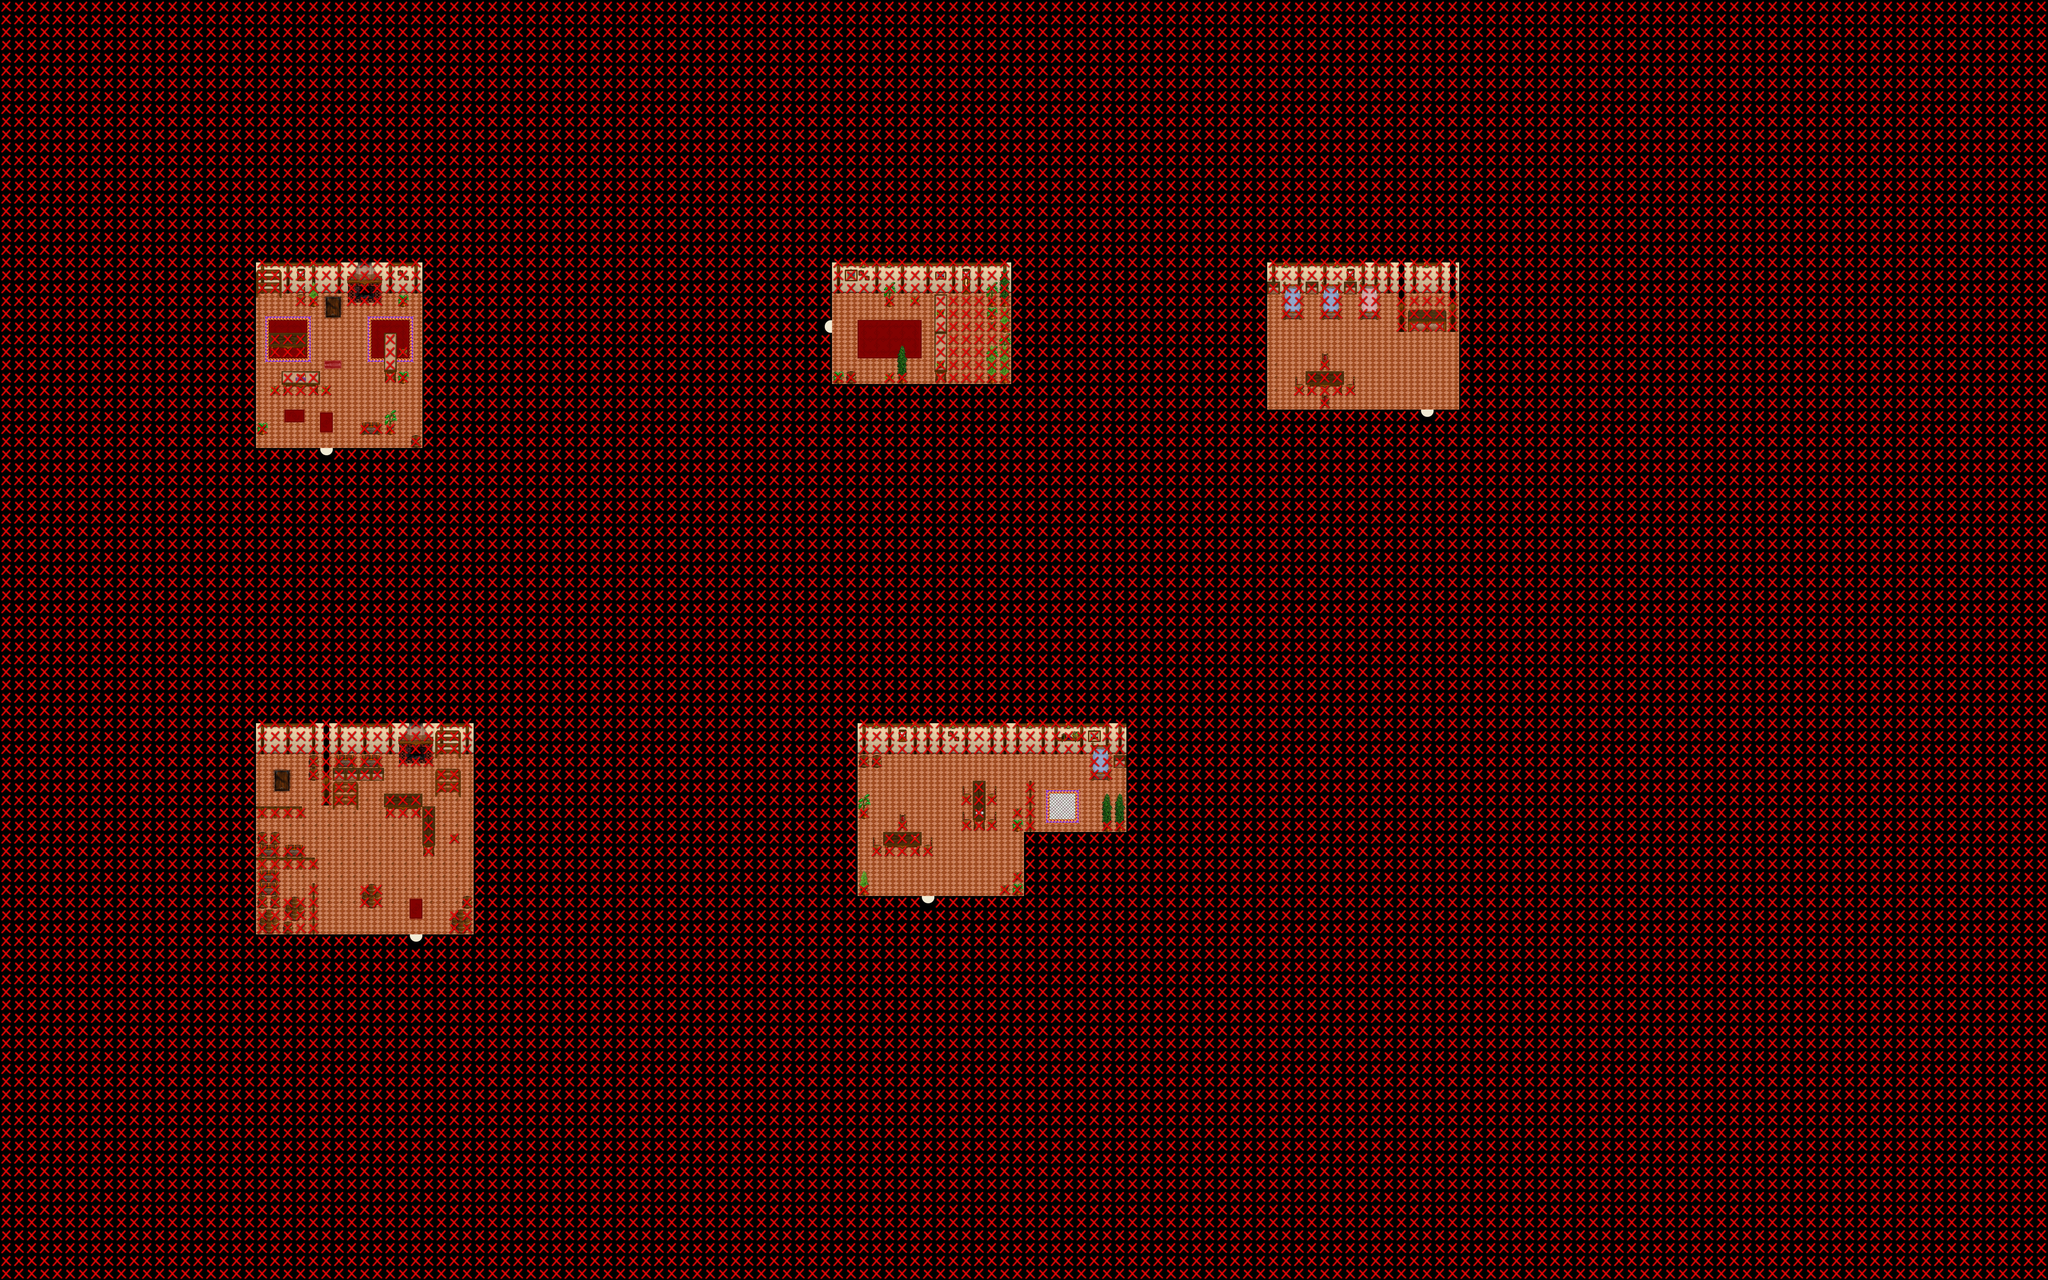

This game map was drawn from its Tiled (.tmx) file and the tilesets committed beside it. A one-line description and the trimmed map source follow:
An orthogonal 160x100 tile map with 32x32 px tiles, 4 tile layers (Ground, Fringe, Top, Collision), 2 tilesets and 5 objects (5x WARP).

<map version="0.99b" orientation="orthogonal" width="160" height="100" tilewidth="32" tileheight="32">
 <properties>
  <property name="music" value="The Mana World - Snow Village.ogg" />
 </properties>
 <tileset name="INN Tilleset" firstgid="1" tilewidth="32" tileheight="32">
  <image source="../graphics/tiles/inn.png" />
 </tileset>
 <tileset name="Collision" firstgid="257" tilewidth="32" tileheight="32">
  <image source="../graphics/tiles/collision.png" />
 </tileset>
 <layer name="Ground" width="160" height="100">
  <data>[16000 cells, 16000 non-empty, 72 distinct tile ids]</data>
  <tileproperties />
 </layer>
 <layer name="Fringe" width="160" height="100">
  <data>[16000 cells, 261 non-empty, 84 distinct tile ids]</data>
  <tileproperties />
 </layer>
 <layer name="Top" width="160" height="100">
  <data>[16000 cells, 30 non-empty, 12 distinct tile ids]</data>
  <tileproperties />
 </layer>
 <layer name="Collision" width="160" height="100">
  <data>[16000 cells, 15410 non-empty, 1 distinct tile ids]</data>
  <tileproperties />
 </layer>
 <objectgroup name="Objects" width="0" height="0">
  <object name="ToOutside" type="WARP" x="800" y="1120" width="32" height="32">
   <properties>
    <property name="DEST_MAP">
     11
    </property>
    <property name="DEST_Y">
     1600
    </property>
    <property name="DEST_X">
     1504
    </property>
   </properties>
  </object>
  <object name="ToOutside" type="WARP" x="2048" y="800" width="32" height="32">
   <properties>
    <property name="DEST_MAP">
     11
    </property>
    <property name="DEST_Y">
     2880
    </property>
    <property name="DEST_X">
     1760
    </property>
   </properties>
  </object>
  <object name="ToOutside" type="WARP" x="3552" y="1024" width="32" height="32">
   <properties>
    <property name="DEST_MAP">
     11
    </property>
    <property name="DEST_Y">
     2688
    </property>
    <property name="DEST_X">
     2048
    </property>
   </properties>
  </object>
  <object name="ToOutside" type="WARP" x="1024" y="2336" width="32" height="32">
   <properties>
    <property name="DEST_MAP">
     11
    </property>
    <property name="DEST_Y">
     1536
    </property>
    <property name="DEST_X">
     2688
    </property>
   </properties>
  </object>
  <object name="ToOutside" type="WARP" x="2304" y="2240" width="32" height="32">
   <properties>
    <property name="DEST_MAP">
     11
    </property>
    <property name="DEST_Y">
     1728
    </property>
    <property name="DEST_X">
     2112
    </property>
   </properties>
  </object>
 </objectgroup>
</map>
